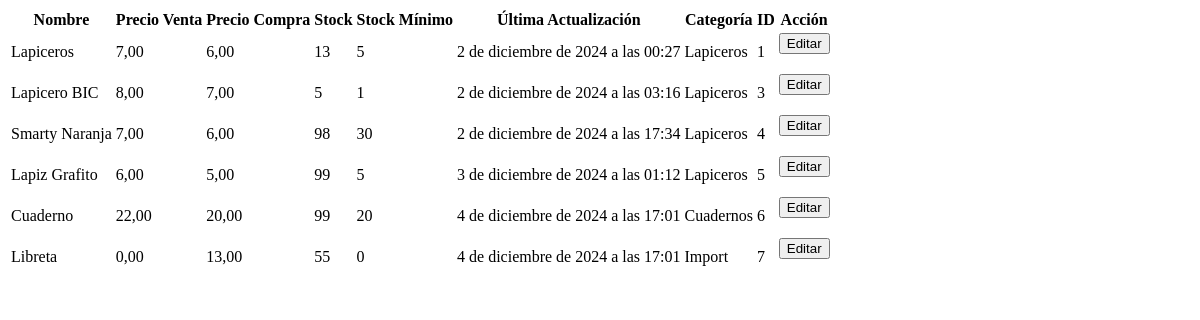
The page /products/inventory/ (signed in) on the database as committed earlier.
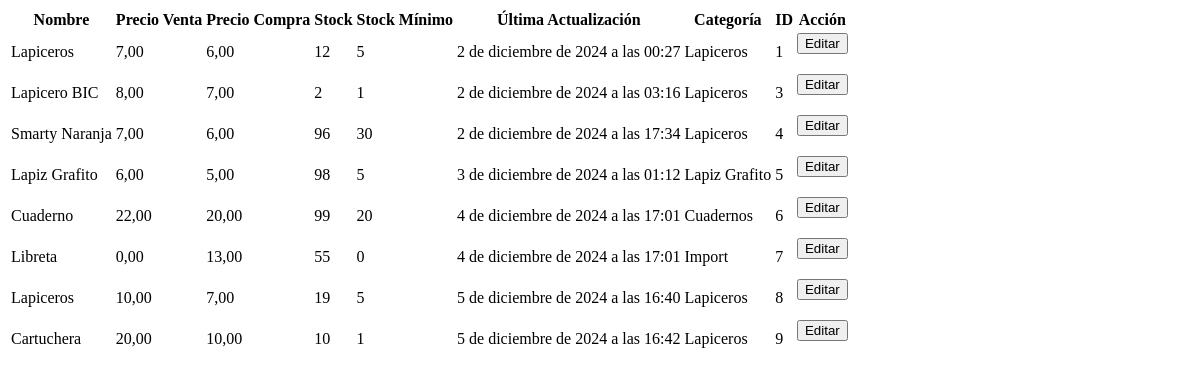
The same page on the database as committed later.
### backend/models.py (models this page shows, shortened)
class Producto(models.Model):
    nombre = models.CharField(max_length=100)
    precio_venta = models.DecimalField(max_digits=10, decimal_places=2)
    precio_compra = models.DecimalField(max_digits=10, decimal_places=2)
    descripcion = models.TextField(blank=True, null=True)
    stock_minimo = models.IntegerField()
    stock = models.IntegerField()
    ultima_actualizacion = models.DateTimeField(auto_now_add=True)
    categoria = models.ForeignKey(Categoria, on_delete=models.CASCADE)
    proveedores = models.ManyToManyField(Proveedor, through='ProductoProveedor')
    imagen = models.ImageField(upload_to='productos/', blank=True, null=True)

class Categoria(models.Model):
    nombre = models.CharField(max_length=100)
    descripcion = models.TextField(blank=True, null=True)
    created_by = models.ForeignKey(User, on_delete=models.CASCADE)
    imagen = models.ImageField(upload_to='categorias/', blank=True, null=True)
    def __str__(self):
        return self.nombre

### backend/views.py (the view)
# urls.py: path('products/inventory/', login_required(Inventory), name='Inventory'),
def Inventory(request):
    items = Producto.objects.all()
    if request.method == 'POST':
        pass
    else:
        return render(request, 'Inventory.html', {'items':items})

### backend/templates/Inventory.html
<table>
    <thead>
        <tr>
            <th>Nombre</th>
            <th>Precio Venta</th>
            <th>Precio Compra</th>
            <th>Stock</th>
            <th>Stock Mínimo</th>
            <th>Última Actualización</th>
            <th>Categoría</th>
            <th>ID</th>
            <th>Acción</th>
        </tr>
    </thead>
    <tbody>
        {% for item in items %}
        <tr>
            <td>{{ item.nombre }}</td>
            <td>{{ item.precio_venta }}</td>
            <td>{{ item.precio_compra }}</td>
            <td>{{ item.stock }}</td>
            <td>{{ item.stock_minimo }}</td>
            <td>{{ item.ultima_actualizacion }}</td>
            <td>{{ item.categoria }}</td>
            <td>{{ item.id }}</td>
            <td>
                <form method="get" action="/products/edit/{{ item.id }}/">
                    <button type="submit">Editar</button>
                </form>
            </td>
        </tr>
        {% endfor %}
    </tbody>
</table>

Rows that differ between the two databases and show on the page:
changed Producto "2 de diciembre de 2024 a las 00:27": stock "13" → "12"
changed Producto "Lapicero BIC": stock "5" → "2"
changed Producto "Smarty Naranja": stock "98" → "96"
changed Producto "Lapiz Grafito": stock "99" → "98"; categoria "Lapiceros" → "Lapiz Grafito"
added Producto: nombre "Lapiceros", precio_venta "10,00", precio_compra "7,00", stock "19", stock_minimo "5", ultima_actualizacion "5 de diciembre de 2024 a las 16:40", categoria "Lapiceros", id "8"
added Producto: nombre "Cartuchera", precio_venta "20,00", precio_compra "10,00", stock "10", stock_minimo "1", ultima_actualizacion "5 de diciembre de 2024 a las 16:42", categoria "Lapiceros", id "9"
